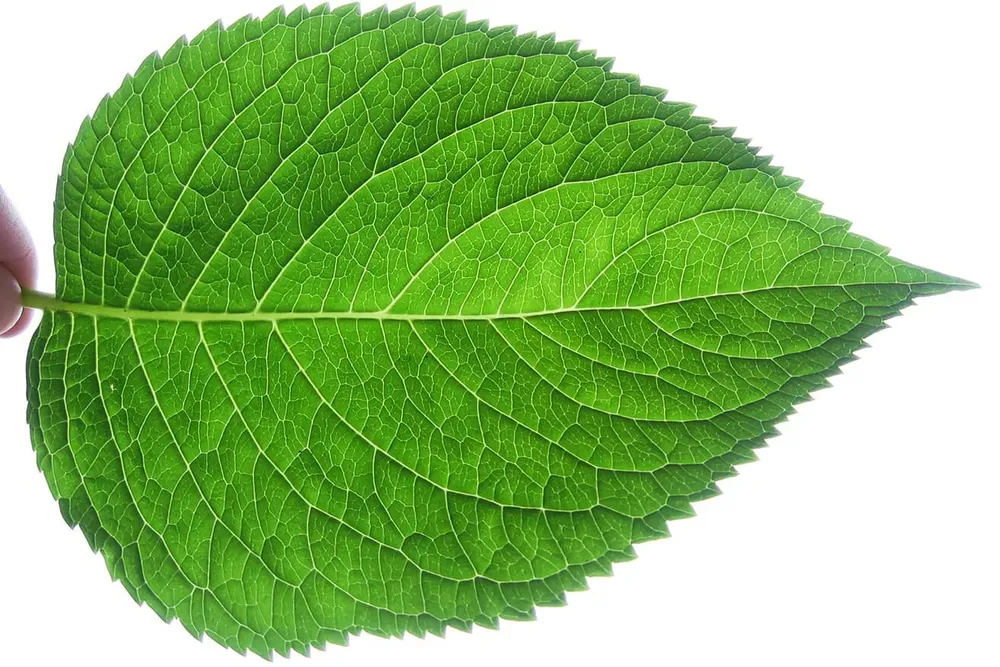
#> input picture images/leaf.webp, 1000 x 667 px, shrunk from 1313 x 876 before the run
$ jupyter execute LOG.ipynb
#> lines starting #> are read from the running program, lines starting #| are printed output that depends on the picture
[cell 1]
import matplotlib.pyplot as plt
import cv2
import os

[cell 2]
image_path = os.path.join("..", "images", "leaf.webp")
image = cv2.imread(image_path)
#> image is the input picture: shape (667, 1000, 3); mean B, G, R 119, 190.4, 146.9
gray_image = cv2.cvtColor(image, cv2.COLOR_BGR2GRAY)
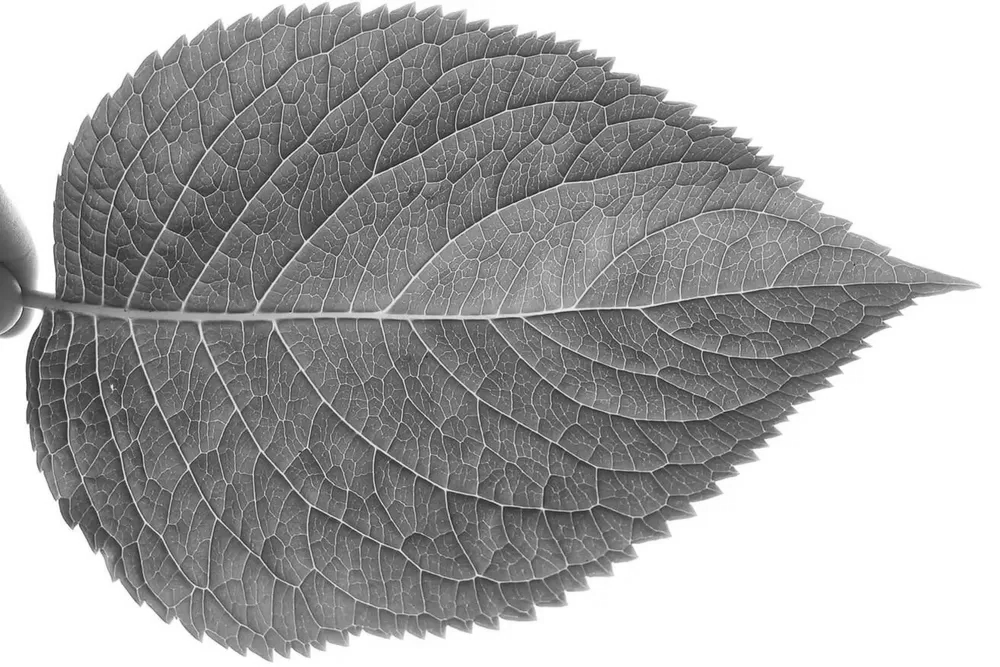
#> gray_image: shape (667, 1000); min 27, max 255, mean 169.3

[cell 3]
def show_image(img,title,cmap=None):
    plt.figure(figsize=(3,3))
    plt.imshow(img,cmap=cmap)
    plt.title(title)
    plt.axis("off")
    plt.show()

[cell 4]
show_image(gray_image,"Gray image",cmap="gray")

[cell 5]
import numpy as np
from scipy.ndimage import convolve
def laplacian_of_gaussian_kernel(ksize, sigma):
    ax = np.arange(-ksize//2 + 1, ksize//2 + 1)
    xx, yy = np.meshgrid(ax, ax)
    norm = (xx**2 + yy**2 - 2*sigma**2) / (sigma**4)
    kernel = norm * np.exp(-(xx**2 + yy**2) / (2*sigma**2))
    kernel -= kernel.mean()  # Normalize
    return kernel

[cell 6]
log_kernel = laplacian_of_gaussian_kernel(ksize=9, sigma=1.0)
log_result = convolve(gray_image, log_kernel)
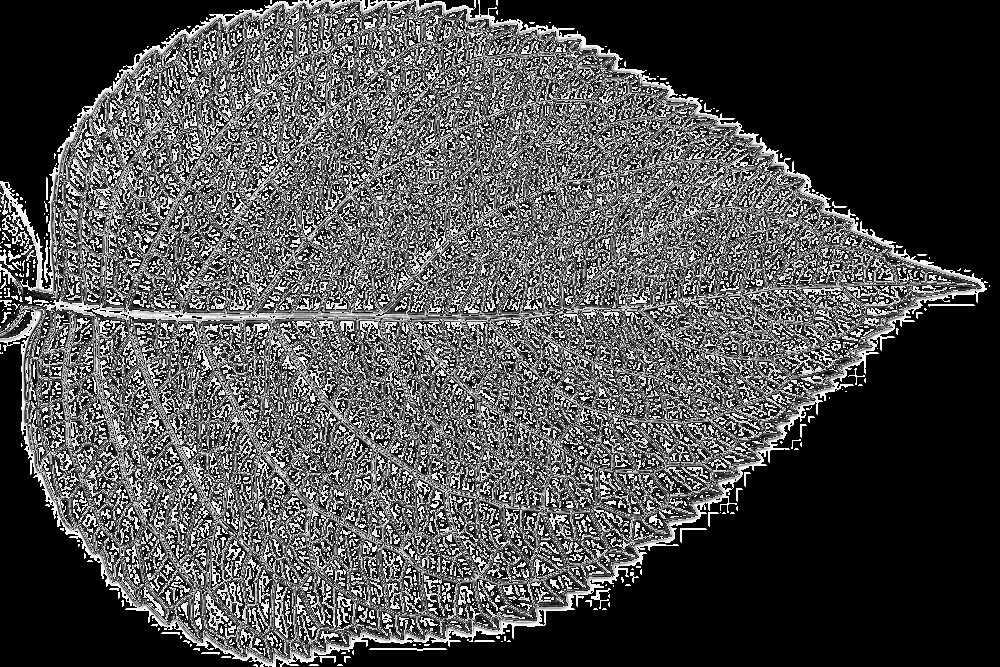
#> log_result: shape (667, 1000); min 0, max 255, mean 77.4

[cell 7]
show_image(log_result,"LOG image",cmap="gray")

$ run again, with images/messi.webp copied over images/leaf.webp
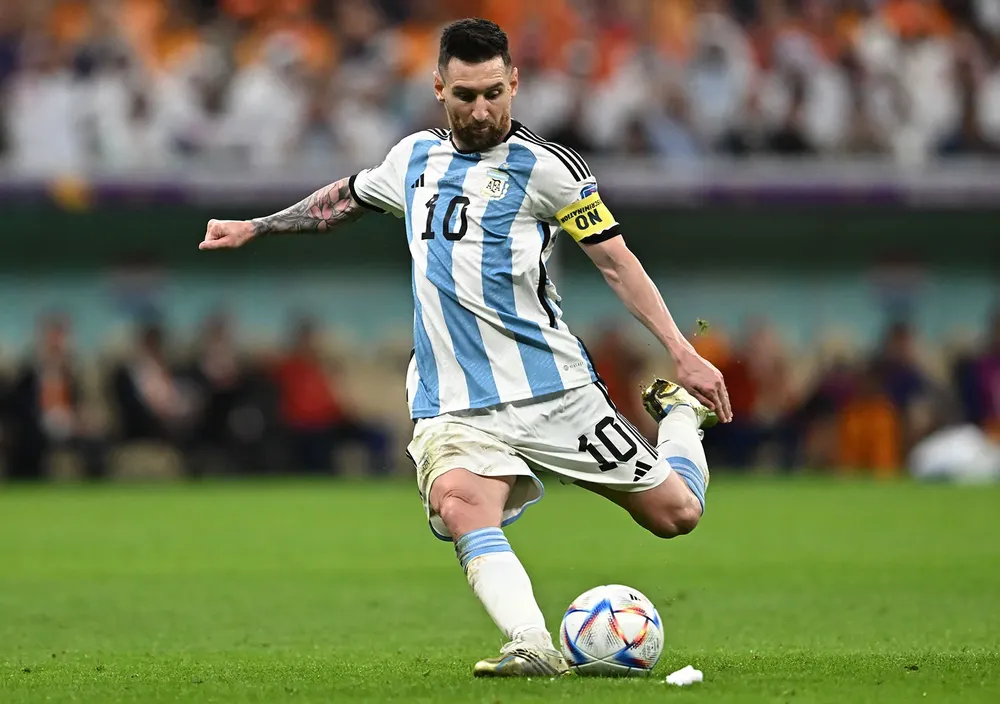
#> input picture images/messi.webp, 1000 x 704 px, shrunk from 1600 x 1126 before the run
#> image is the input picture: shape (704, 1000, 3); mean B, G, R 85.3, 117.1, 110.1
#> `gray_image = cv2.cvtColor(image, cv2.COLOR_BGR2GRAY)`:
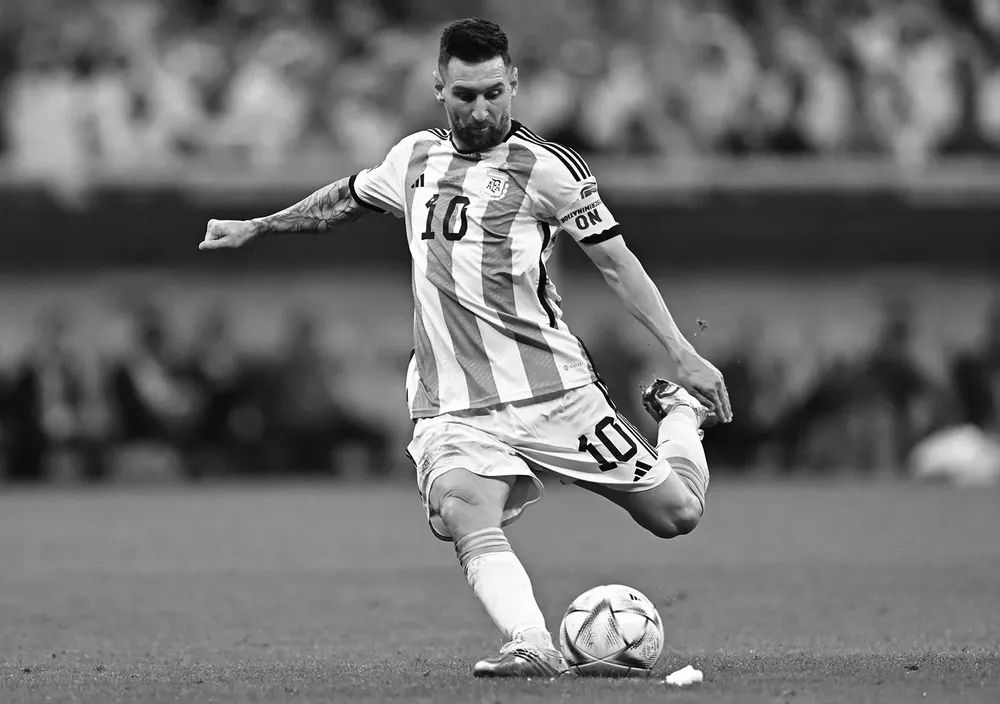
#> gray_image: shape (704, 1000); min 0, max 255, mean 111.4
#> `log_result = convolve(gray_image, log_kernel)`:
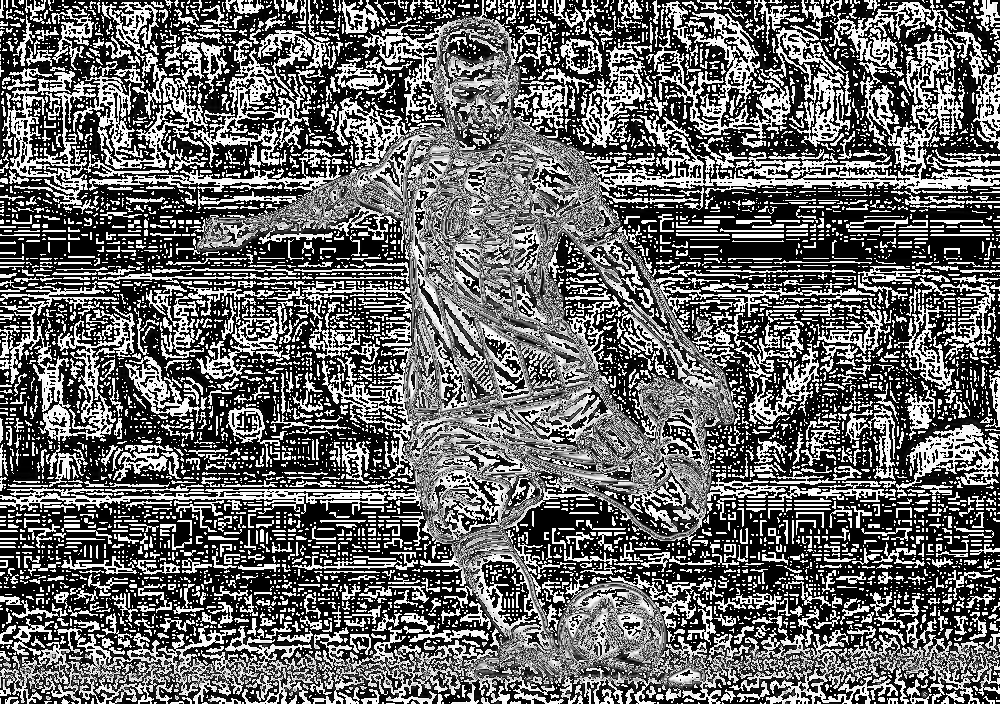
#> log_result: shape (704, 1000); min 0, max 255, mean 103.6
